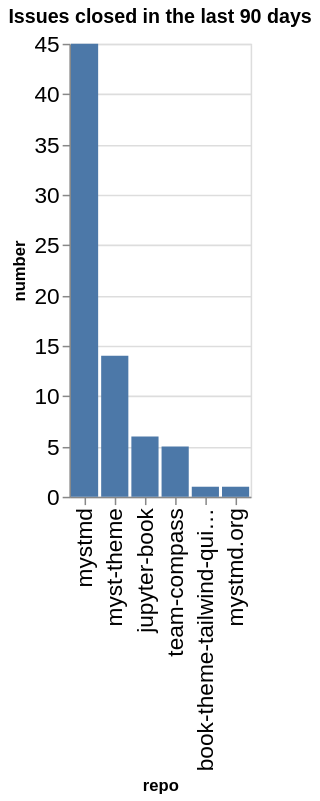

Notebook code cell kept with this figure:
### Code cell
closed_counts = closed.groupby(['org', 'repo']).count()['number'].reset_index()
closed_counts['org/repo'] = closed_counts.apply(lambda a: a['org'] + '/' + a['repo'], axis=1)
sorted_vals = closed_counts.sort_values(['number'], ascending=False)['repo'].values
alt.Chart(data=closed_counts, title=f"Issues closed in the last {n_days} days").mark_bar().encode(
    x=alt.X('repo', sort=alt.Sort(sorted_vals.tolist())),
    y='number',
)

### Figure 1 — Vega-Lite specification as saved in the notebook (floating-point values rounded to 4 significant figures)
{"config": {"axisLeft": {"labelFontSize": 15}, "axisBottom": {"labelFontSize": 15}}, "data": {"name": "data-87aeb79ddf94da8ed9ccc7411329f5fd"}, "mark": {"type": "bar"}, "encoding": {"x": {"field": "repo", "sort": ["mystmd", "myst-theme", "jupyter-book", "team-compass", "book-theme-tailwind-quickstart", "mystmd.org"], "type": "nominal"}, "y": {"field": "number", "type": "quantitative"}}, "title": "Issues closed in the last 90 days", "$schema": "https://vega.github.io/schema/vega-lite/v5.20.1.json", "datasets": {"data-87aeb79ddf94da8ed9ccc7411329f5fd": [{"org": "jupyter-book", "repo": "book-theme-tailwind-quickstart", "number": 1, "org/repo": "jupyter-book/book-theme-tailwind-quickstart"}, {"org": "jupyter-book", "repo": "jupyter-book", "number": 6, "org/repo": "jupyter-book/jupyter-book"}, {"org": "jupyter-book", "repo": "myst-theme", "number": 14, "org/repo": "jupyter-book/myst-theme"}, {"org": "jupyter-book", "repo": "mystmd", "number": 45, "org/repo": "jupyter-book/mystmd"}, {"org": "jupyter-book", "repo": "mystmd.org", "number": 1, "org/repo": "jupyter-book/mystmd.org"}, {"org": "jupyter-book", "repo": "team-compass", "number": 5, "org/repo": "jupyter-book/team-compass"}]}}
